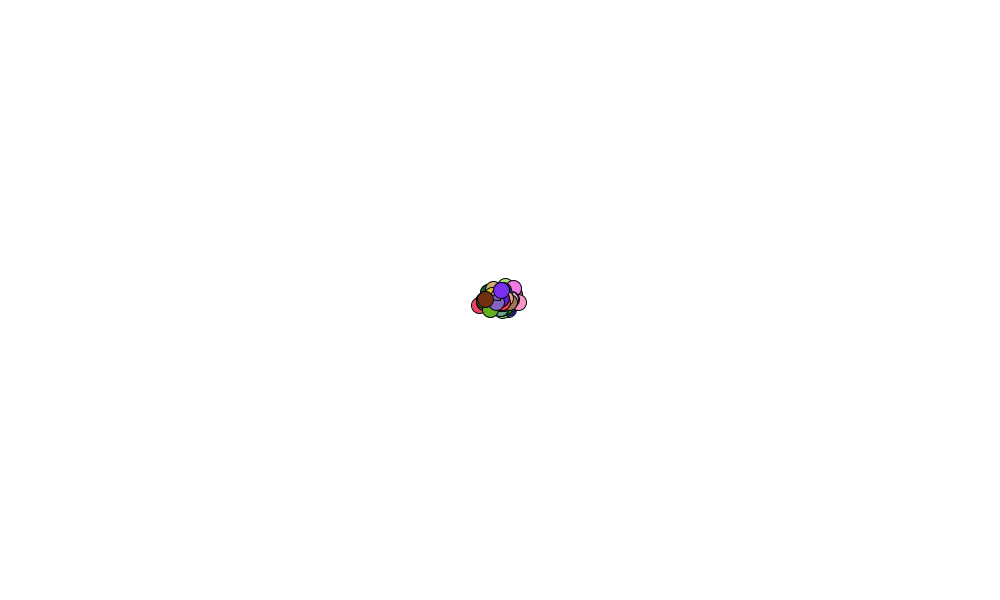
Frame 1 (no input)
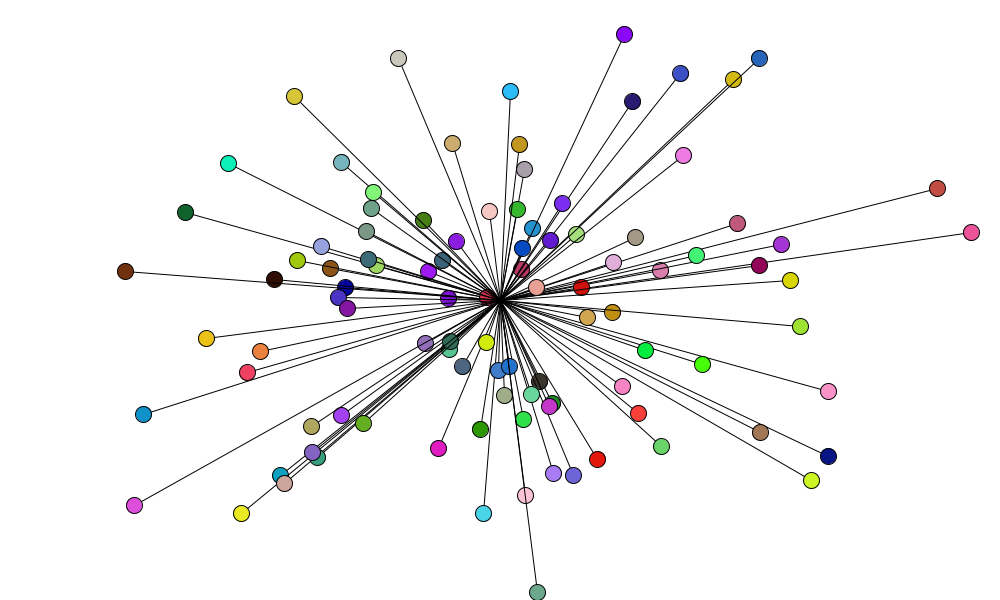
Frame 60 (the mouse pressed at the canvas centre just before this capture)
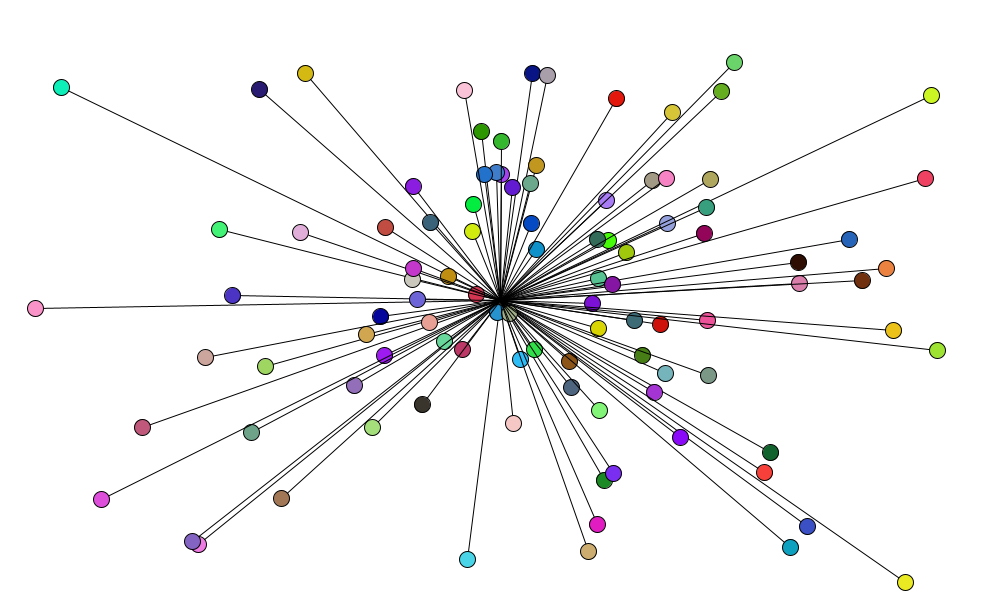
Frame 120 (the mouse held since frame 60 and released just before this capture)

The Processing sketch that drew these frames (run headless with seeded random() and noise(); from frame 60 on, the mouse is pressed at the canvas centre):

// Processing sketch: oscillating_objects
// ── oscillating_objects.pde
class Oscillator{
  PVector angle;
  PVector velocity;
  PVector amplitude;
  color s_color;
  
  Oscillator(){
    s_color = color(random(255), random(255), random(255));
    angle = new PVector();
    velocity = new PVector(random(-0.05, 0.05), random(-0.05, 0.05));
    amplitude = new PVector(random(width/2), random(height/2));
  }
  
  void oscillate(){
    angle.add(velocity);
  }
  
  void display(){
    float x = sin(angle.x)*amplitude.x;
    float y = sin(angle.y)*amplitude.y;
    
    pushMatrix();
    translate(width/2, height/2);
    stroke(0);
    fill(s_color);
    line(0, 0, x, y);
    ellipse(x, y, 16, 16);
    popMatrix();
  }
}

Oscillator[] os = new Oscillator[100];

void setup(){
  size(1000, 600);
  for(int i=0; i<os.length;i++){
    os[i] = new Oscillator();
  }
}

void draw(){
  background(255);
  for(int i=0; i<os.length;i++){
    os[i].oscillate();
    os[i].display();
  }
  
}
